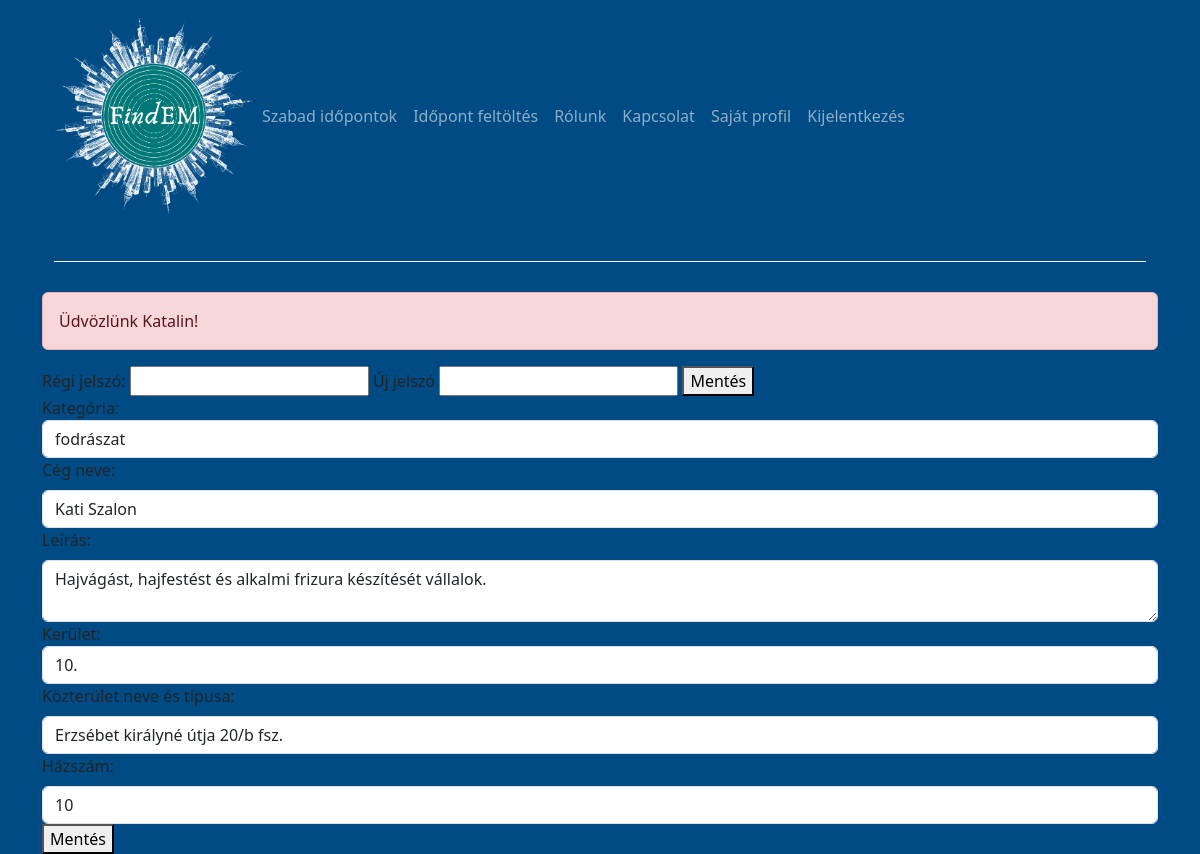
/service_profile/updateProfile (signed in), run on the app's committed database.
### tables this page shows
CREATE TABLE `service` (
                           `service_id` int(11) NOT NULL,
                           `service_provider_id` int(11) NOT NULL,
                           `service_category_id` int(11) NOT NULL,
                           `service_name` varchar(30) NOT NULL,
                           `service_district` int(11) NOT NULL,
                           `service_address` varchar(50) NOT NULL,
                           `service_housenumber` int(11) NOT NULL,
                           `service_description` tinytext NOT NULL
);

### app/controllers/ProviderProfileController.php (called while the page is built, shortened)
<?php
class ProviderProfileController
{
    public function updateProfile()
    {
        $service = new Service();
        $categories = $service->loadCategories();
        $serviceData = $service->getServiceData();
        $template = new Template(self::PROVIDER_UPDATE_VIEW . '.php');
        $template->loadView([
            'message' => Helper::setFlashMessage(),
            'nav' => Helper::setNav(),
            'categories' => $categories,
            'serviceData' => $serviceData,
        ]);
    }
}

### core/Router.php (called while the page is built, shortened)
<?php
class Router
{
    private array $requestArray;
    public function __construct()
    {
        $request = $_SERVER['REQUEST_URI'] ?? '/';
        $this->requestArray = array_filter(explode('/', $request));
    }
    public function match(): void
    {
        $method = 'index';
        if ($this->requestArray) {
            foreach (self::ROUTES as $key => $route) {
                if ($key === $this->requestArray[1]) {
                    $method = $this->requestArray[2] ?? 'index';
                    break;
                }
            }
        }
        $args = !empty($args) ? $args : [];
        $controller = new $controllerName();
        try {
            if (!method_exists($controller, $method)) {
                $wrongMethod = $method;
                $this->callNotFound($controller, $method);
                throw new \Exception("Method: " . $wrongMethod . " doesn't exist.");
            }
        } catch (\Exception $exception) {
            error_log($exception->getMessage(), 0);
        } finally {
            $args ? $controller->$method(...$args) : $controller->$method();
        }
    }
}

### index.php (called while the page is built, shortened)
<?php
$router = new Router();
$router->match();

### app/helpers/Helper.php (called while the page is built, shortened)
<?php
class Helper
{
    public static function setFlashMessage(): string
    {
        $message = $_SESSION['message'];
        return $message;
    }
}

### core/DatabaseHandler.php (called while the page is built, shortened)
<?php
class DatabaseHandler
{
    private string $host = DB_HOST;
    private string $user = DB_USER;
    private string $pass = DB_PASS;
    private string $dbname = DB_NAME;
    private \PDO $handler;
    private false|\PDOStatement $statement;
    public function __construct()
    {
        $connection = 'mysql:host=' . $this->host . ';dbname=' . $this->dbname;
        $options = [
            PDO::ATTR_PERSISTENT => true,
            PDO::ATTR_ERRMODE => PDO::ERRMODE_EXCEPTION,
        ];
        try {
            $this->handler = new PDO($connection, $this->user, $this->pass, $options);
        } catch (PDOException $e) {
            $this->error = $e->getMessage();
        }
    }
    public function query($query): void
    {
        $this->statement = $this->handler->prepare($query);
    }
    public function bind($param, $value, $type = null): void
    {
        if(is_null($type))
        {
            switch(true) {
                case is_int ($value):
                    $type = PDO::PARAM_INT;
                    break;
            }
        }
        $this->statement->bindValue($param, $value, $type);
    }
    public function execute(): bool
    {
        return $this->statement->execute();
    }
    public function resultSet(): bool|array
    {
        $this->execute();
        return $this->statement->fetchAll(PDO::FETCH_ASSOC);
    }
    public function single(): bool|array
    {
        $this->execute();
        return $this->statement->fetch(PDO::FETCH_ASSOC);
    }
}

### app/models/Service.php (called while the page is built, shortened)
<?php
class Service
{
    private $dbConn;
    public function __construct()
    {
        $this->dbConn = new DatabaseHandler();
    }
    public function loadCategories(): bool|array
    {
        $this->dbConn->query("SELECT * FROM service_category");
        return $this->dbConn->resultSet();
    }
    public function getServiceData(): bool|array
    {
        $this->dbConn->query("SELECT * FROM service
                                    WHERE service_provider_id = :user_id");
        $this->dbConn->bind(':user_id', $_SESSION['user']);
        return $this->dbConn->single();
    }
}

### app/views/provider_update_view.php (the view, shortened to what this page needs)
<?php include 'inc/header.php'; ?>
<div>
    <?php if (isset($message) && !empty($message)): ?>
        <div class="alert alert-danger"><?php echo $message; ?></div>
    <?php endif; ?>
</div>
<div>
    <form action="/service_profile/updatePassword" method="POST">
        <label for="oldPassword">Régi jelszó:</label>
        <input type="password" name="oldPassword">
        <label for="newPassword">Új jelszó</label>
        <input type="password" name="newPassword">
        <button>Mentés</button>
    </form>
</div>
<div>
    <form action="/service_profile/updateService" method="POST">
        <label for="company_district">Kategória:</label>
        <select class="form-control" id="service_category" name="service_category">
            <?php foreach ($categories as $category): ?>
                <?php if ($serviceData['service_category_id'] === $category['category_id']): ?>
                    <option value="<?= $category['category_id']; ?>"
                            selected><?php echo $category['category_name']; ?></option>
                <?php else: ?>
                    <option value="<?php echo $category['category_id']; ?>"><?php echo $category['category_name']; ?></option>
                <?php endif; ?>
            <?php endforeach; ?>
        </select>
        <label for="company_name" class="form-label">Cég neve:</label>
        <input type="text" class="form-control" id="company_name" name="company_name"
               value="<?= $serviceData['service_name']; ?>">
        <label for="company_description" class="form-label">Leírás:</label>
        <textarea class="form-control" id="company_description" name="company_description"
        ><?php echo $serviceData['service_description']; ?></textarea>
        <label for="company_district">Kerület:</label>
        <select class="form-control" id="company_district" name="company_district">
            <?php
            for ($i = 1; $i < 24; $i++) {
                if ($serviceData['service_district'] === $i) {
                    echo "<option value='$i' selected>$i.</option>";
                } else {
                    echo "<option value='$i'>$i.</option>";
                }
            }
            ?>
        </select>
        <label for="company_street" class="form-label">Közterület neve és típusa:</label>
        <input type="text" class="form-control" id="company_street" name="company_street" value="<?= $serviceData['service_address']; ?>">
         <label for="company_housenumber" class="form-label">Házszám:</label>
        <input type="text" class="form-control" id="company_housenumber" name="company_housenumber" value="<?= $serviceData['service_housenumber']; ?>">
        <button>Mentés</button>
    </form>
</div>

### public/styles/style.css (style rules this page uses)
body { background-color: #004B84; opacity: 1; transition: opacity 0.5s ease-in-out; }

### data on the page
service: company_name "Kati Szalon", company_description "Hajvágást, hajfestést és alkalmi frizura készítését vállalok.", company_district "10.", company_street "Erzsébet királyné útja 20/b fsz.", company_housenumber "10"

### other printed values
$message "Üdvözlünk Katalin!"
form field service_category "fodrászat"
